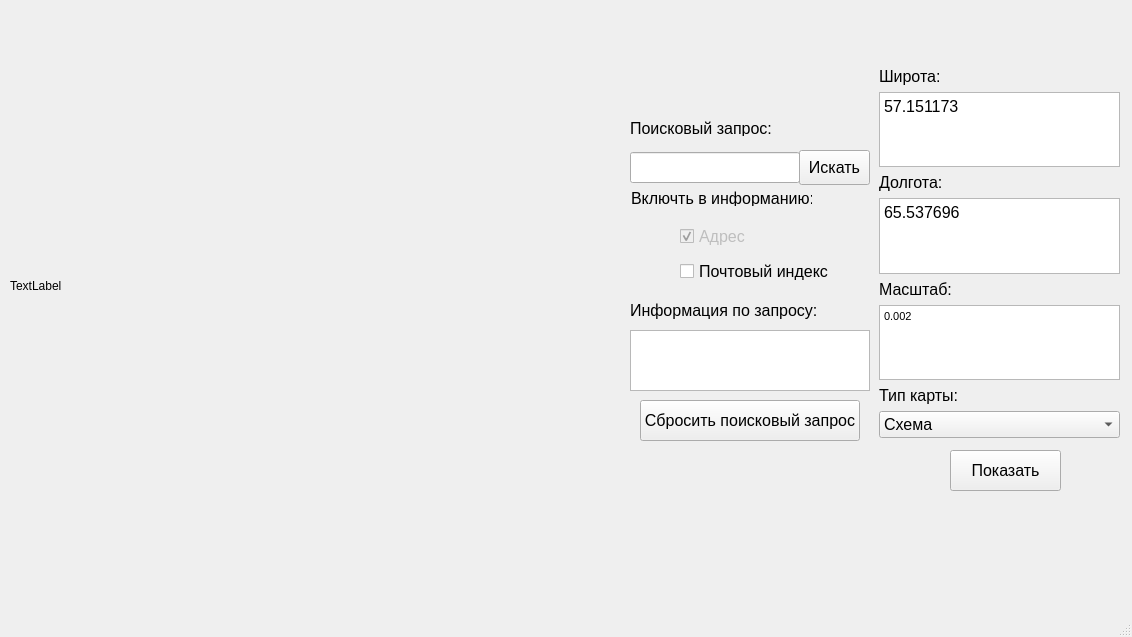
<?xml version="1.0" encoding="UTF-8"?>
<ui version="4.0">
 <class>MainWindow</class>
 <widget class="QMainWindow" name="MainWindow">
  <property name="geometry">
   <rect>
    <x>0</x>
    <y>0</y>
    <width>1132</width>
    <height>637</height>
   </rect>
  </property>
  <property name="windowTitle">
   <string>MinusMaps</string>
  </property>
  <widget class="QWidget" name="centralwidget">
   <widget class="QLabel" name="image">
    <property name="geometry">
     <rect>
      <x>10</x>
      <y>10</y>
      <width>601</width>
      <height>551</height>
     </rect>
    </property>
    <property name="text">
     <string>TextLabel</string>
    </property>
   </widget>
   <widget class="QLineEdit" name="ask">
    <property name="geometry">
     <rect>
      <x>630</x>
      <y>152</y>
      <width>170</width>
      <height>31</height>
     </rect>
    </property>
    <property name="font">
     <font>
      <pointsize>12</pointsize>
     </font>
    </property>
   </widget>
   <widget class="QWidget" name="gridLayoutWidget">
    <property name="geometry">
     <rect>
      <x>879</x>
      <y>67</y>
      <width>241</width>
      <height>371</height>
     </rect>
    </property>
    <property name="font">
     <font>
      <pointsize>12</pointsize>
     </font>
    </property>
    <layout class="QGridLayout" name="gridLayout">
     <item row="2" column="1">
      <widget class="QLabel" name="label_2">
       <property name="font">
        <font>
         <pointsize>12</pointsize>
        </font>
       </property>
       <property name="text">
        <string>Долгота:</string>
       </property>
      </widget>
     </item>
     <item row="5" column="1">
      <widget class="QLabel" name="label_3">
       <property name="font">
        <font>
         <pointsize>12</pointsize>
        </font>
       </property>
       <property name="text">
        <string>Масштаб:</string>
       </property>
      </widget>
     </item>
     <item row="8" column="1">
      <widget class="QComboBox" name="layer">
       <property name="font">
        <font>
         <pointsize>12</pointsize>
        </font>
       </property>
       <property name="currentIndex">
        <number>1</number>
       </property>
       <item>
        <property name="text">
         <string>Спутник</string>
        </property>
       </item>
       <item>
        <property name="text">
         <string>Схема</string>
        </property>
       </item>
       <item>
        <property name="text">
         <string>Гибрид</string>
        </property>
       </item>
      </widget>
     </item>
     <item row="0" column="1">
      <widget class="QLabel" name="label">
       <property name="font">
        <font>
         <pointsize>12</pointsize>
        </font>
       </property>
       <property name="text">
        <string>Широта:</string>
       </property>
      </widget>
     </item>
     <item row="7" column="1">
      <widget class="QLabel" name="label_4">
       <property name="font">
        <font>
         <pointsize>12</pointsize>
        </font>
       </property>
       <property name="text">
        <string>Тип карты:</string>
       </property>
      </widget>
     </item>
     <item row="6" column="1">
      <widget class="QTextEdit" name="mashtab">
       <property name="font">
        <font>
         <pointsize>12</pointsize>
        </font>
       </property>
       <property name="html">
        <string>&lt;!DOCTYPE HTML PUBLIC &quot;-//W3C//DTD HTML 4.0//EN&quot; &quot;http://www.w3.org/TR/REC-html40/strict.dtd&quot;&gt;
&lt;html&gt;&lt;head&gt;&lt;meta name=&quot;qrichtext&quot; content=&quot;1&quot; /&gt;&lt;style type=&quot;text/css&quot;&gt;
p, li { white-space: pre-wrap; }
&lt;/style&gt;&lt;/head&gt;&lt;body style=&quot; font-family:'MS Shell Dlg 2'; font-size:12pt; font-weight:400; font-style:normal;&quot;&gt;
&lt;p style=&quot; margin-top:0px; margin-bottom:0px; margin-left:0px; margin-right:0px; -qt-block-indent:0; text-indent:0px;&quot;&gt;&lt;span style=&quot; font-size:8.25pt;&quot;&gt;0.002&lt;/span&gt;&lt;/p&gt;&lt;/body&gt;&lt;/html&gt;</string>
       </property>
       <property name="placeholderText">
        <string>0.002</string>
       </property>
      </widget>
     </item>
     <item row="1" column="1">
      <widget class="QTextEdit" name="edit_x">
       <property name="font">
        <font>
         <pointsize>12</pointsize>
        </font>
       </property>
       <property name="contextMenuPolicy">
        <enum>Qt::DefaultContextMenu</enum>
       </property>
       <property name="html">
        <string>&lt;!DOCTYPE HTML PUBLIC &quot;-//W3C//DTD HTML 4.0//EN&quot; &quot;http://www.w3.org/TR/REC-html40/strict.dtd&quot;&gt;
&lt;html&gt;&lt;head&gt;&lt;meta name=&quot;qrichtext&quot; content=&quot;1&quot; /&gt;&lt;style type=&quot;text/css&quot;&gt;
p, li { white-space: pre-wrap; }
&lt;/style&gt;&lt;/head&gt;&lt;body style=&quot; font-family:'MS Shell Dlg 2'; font-size:12pt; font-weight:400; font-style:normal;&quot;&gt;
&lt;p style=&quot; margin-top:0px; margin-bottom:0px; margin-left:0px; margin-right:0px; -qt-block-indent:0; text-indent:0px;&quot;&gt;57.151173&lt;/p&gt;&lt;/body&gt;&lt;/html&gt;</string>
       </property>
       <property name="placeholderText">
        <string>57.151173</string>
       </property>
      </widget>
     </item>
     <item row="3" column="1">
      <widget class="QTextEdit" name="edit_y">
       <property name="font">
        <font>
         <pointsize>12</pointsize>
        </font>
       </property>
       <property name="html">
        <string>&lt;!DOCTYPE HTML PUBLIC &quot;-//W3C//DTD HTML 4.0//EN&quot; &quot;http://www.w3.org/TR/REC-html40/strict.dtd&quot;&gt;
&lt;html&gt;&lt;head&gt;&lt;meta name=&quot;qrichtext&quot; content=&quot;1&quot; /&gt;&lt;style type=&quot;text/css&quot;&gt;
p, li { white-space: pre-wrap; }
&lt;/style&gt;&lt;/head&gt;&lt;body style=&quot; font-family:'MS Shell Dlg 2'; font-size:12pt; font-weight:400; font-style:normal;&quot;&gt;
&lt;p style=&quot; margin-top:0px; margin-bottom:0px; margin-left:0px; margin-right:0px; -qt-block-indent:0; text-indent:0px;&quot;&gt;65.537696&lt;/p&gt;&lt;/body&gt;&lt;/html&gt;</string>
       </property>
       <property name="placeholderText">
        <string>65.537696</string>
       </property>
      </widget>
     </item>
    </layout>
   </widget>
   <widget class="QPushButton" name="pushButton_2">
    <property name="geometry">
     <rect>
      <x>799</x>
      <y>150</y>
      <width>71</width>
      <height>35</height>
     </rect>
    </property>
    <property name="font">
     <font>
      <pointsize>12</pointsize>
     </font>
    </property>
    <property name="text">
     <string>Искать</string>
    </property>
   </widget>
   <widget class="QLabel" name="label_7">
    <property name="geometry">
     <rect>
      <x>630</x>
      <y>120</y>
      <width>151</width>
      <height>16</height>
     </rect>
    </property>
    <property name="font">
     <font>
      <pointsize>12</pointsize>
     </font>
    </property>
    <property name="text">
     <string>Поисковый запрос:</string>
    </property>
   </widget>
   <widget class="QPushButton" name="pushButton">
    <property name="geometry">
     <rect>
      <x>950</x>
      <y>450</y>
      <width>111</width>
      <height>41</height>
     </rect>
    </property>
    <property name="font">
     <font>
      <pointsize>12</pointsize>
     </font>
    </property>
    <property name="text">
     <string>Показать</string>
    </property>
   </widget>
   <widget class="QPushButton" name="del_ask">
    <property name="geometry">
     <rect>
      <x>640</x>
      <y>400</y>
      <width>220</width>
      <height>41</height>
     </rect>
    </property>
    <property name="font">
     <font>
      <pointsize>12</pointsize>
     </font>
    </property>
    <property name="text">
     <string>Сбросить поисковый запрос</string>
    </property>
   </widget>
   <widget class="QPlainTextEdit" name="ask_info">
    <property name="geometry">
     <rect>
      <x>630</x>
      <y>330</y>
      <width>240</width>
      <height>61</height>
     </rect>
    </property>
   </widget>
   <widget class="QLabel" name="label_8">
    <property name="geometry">
     <rect>
      <x>630</x>
      <y>300</y>
      <width>210</width>
      <height>21</height>
     </rect>
    </property>
    <property name="font">
     <font>
      <pointsize>12</pointsize>
     </font>
    </property>
    <property name="text">
     <string>Информация по запросу:</string>
    </property>
   </widget>
   <widget class="QLabel" name="label_5">
    <property name="geometry">
     <rect>
      <x>631</x>
      <y>190</y>
      <width>181</width>
      <height>16</height>
     </rect>
    </property>
    <property name="font">
     <font>
      <pointsize>12</pointsize>
     </font>
    </property>
    <property name="text">
     <string>Включть в информанию:</string>
    </property>
   </widget>
   <widget class="QWidget" name="verticalLayoutWidget">
    <property name="geometry">
     <rect>
      <x>680</x>
      <y>220</y>
      <width>154</width>
      <height>70</height>
     </rect>
    </property>
    <property name="font">
     <font>
      <pointsize>12</pointsize>
     </font>
    </property>
    <layout class="QVBoxLayout" name="verticalLayout">
     <item>
      <widget class="QCheckBox" name="adress">
       <property name="enabled">
        <bool>false</bool>
       </property>
       <property name="text">
        <string>Адрес</string>
       </property>
       <property name="checked">
        <bool>true</bool>
       </property>
       <property name="tristate">
        <bool>false</bool>
       </property>
      </widget>
     </item>
     <item>
      <widget class="QCheckBox" name="post_indx">
       <property name="font">
        <font>
         <pointsize>12</pointsize>
        </font>
       </property>
       <property name="text">
        <string>Почтовый индекс</string>
       </property>
      </widget>
     </item>
    </layout>
   </widget>
  </widget>
  <widget class="QMenuBar" name="menubar">
   <property name="geometry">
    <rect>
     <x>0</x>
     <y>0</y>
     <width>1132</width>
     <height>21</height>
    </rect>
   </property>
  </widget>
  <widget class="QStatusBar" name="statusbar"/>
 </widget>
 <resources/>
 <connections/>
</ui>
